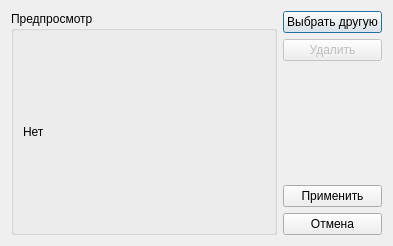
<?xml version="1.0" encoding="UTF-8"?>
<ui version="4.0">
 <class>CBackgroundDialog</class>
 <widget class="QDialog" name="CBackgroundDialog">
  <property name="geometry">
   <rect>
    <x>0</x>
    <y>0</y>
    <width>393</width>
    <height>246</height>
   </rect>
  </property>
  <property name="windowTitle">
   <string>Подложка схемы зала</string>
  </property>
  <layout class="QGridLayout" name="gridLayout_2">
   <item row="0" column="0" rowspan="5">
    <widget class="QGroupBox" name="groupBox">
     <property name="sizePolicy">
      <sizepolicy hsizetype="Expanding" vsizetype="Preferred">
       <horstretch>0</horstretch>
       <verstretch>0</verstretch>
      </sizepolicy>
     </property>
     <property name="title">
      <string>Предпросмотр</string>
     </property>
     <layout class="QGridLayout" name="gridLayout">
      <item row="0" column="0">
       <widget class="QLabel" name="lImage">
        <property name="sizePolicy">
         <sizepolicy hsizetype="Expanding" vsizetype="Expanding">
          <horstretch>0</horstretch>
          <verstretch>0</verstretch>
         </sizepolicy>
        </property>
        <property name="text">
         <string>Нет</string>
        </property>
       </widget>
      </item>
     </layout>
    </widget>
   </item>
   <item row="0" column="1">
    <widget class="QPushButton" name="pbnSelectNew">
     <property name="sizePolicy">
      <sizepolicy hsizetype="Minimum" vsizetype="Fixed">
       <horstretch>0</horstretch>
       <verstretch>0</verstretch>
      </sizepolicy>
     </property>
     <property name="text">
      <string>Выбрать другую</string>
     </property>
    </widget>
   </item>
   <item row="1" column="1">
    <widget class="QPushButton" name="pbnRemove">
     <property name="enabled">
      <bool>false</bool>
     </property>
     <property name="sizePolicy">
      <sizepolicy hsizetype="Minimum" vsizetype="Fixed">
       <horstretch>0</horstretch>
       <verstretch>0</verstretch>
      </sizepolicy>
     </property>
     <property name="text">
      <string>Удалить</string>
     </property>
    </widget>
   </item>
   <item row="2" column="1">
    <spacer name="verticalSpacer">
     <property name="orientation">
      <enum>Qt::Vertical</enum>
     </property>
     <property name="sizeHint" stdset="0">
      <size>
       <width>20</width>
       <height>121</height>
      </size>
     </property>
    </spacer>
   </item>
   <item row="3" column="1">
    <widget class="QPushButton" name="pbnApply">
     <property name="sizePolicy">
      <sizepolicy hsizetype="Minimum" vsizetype="Fixed">
       <horstretch>0</horstretch>
       <verstretch>0</verstretch>
      </sizepolicy>
     </property>
     <property name="text">
      <string>Применить</string>
     </property>
     <property name="icon">
      <iconset resource="../main_res.qrc">
       <normaloff>:/images/apply.png</normaloff>:/images/apply.png</iconset>
     </property>
    </widget>
   </item>
   <item row="4" column="1">
    <widget class="QPushButton" name="pbnCancel">
     <property name="sizePolicy">
      <sizepolicy hsizetype="Minimum" vsizetype="Fixed">
       <horstretch>0</horstretch>
       <verstretch>0</verstretch>
      </sizepolicy>
     </property>
     <property name="text">
      <string>Отмена</string>
     </property>
     <property name="icon">
      <iconset resource="../main_res.qrc">
       <normaloff>:/images/cancel.png</normaloff>:/images/cancel.png</iconset>
     </property>
    </widget>
   </item>
  </layout>
 </widget>
 <resources>
  <include location="../main_res.qrc"/>
 </resources>
 <connections/>
</ui>
